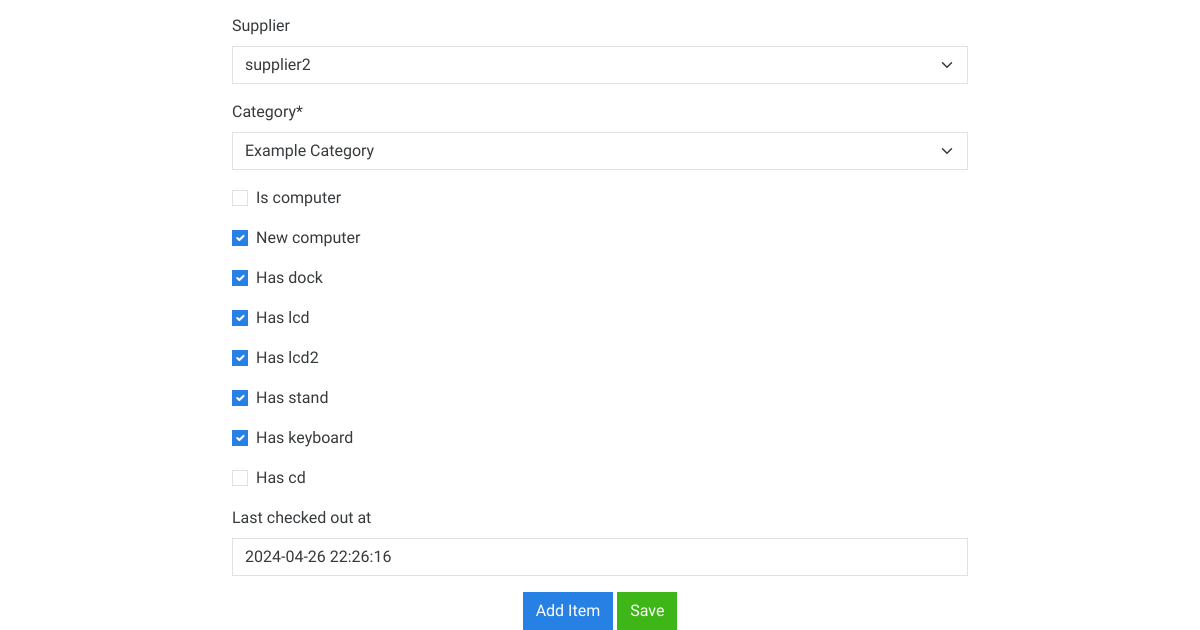
The page /edit-item/1/ (signed in, lower part) on the database as committed earlier.
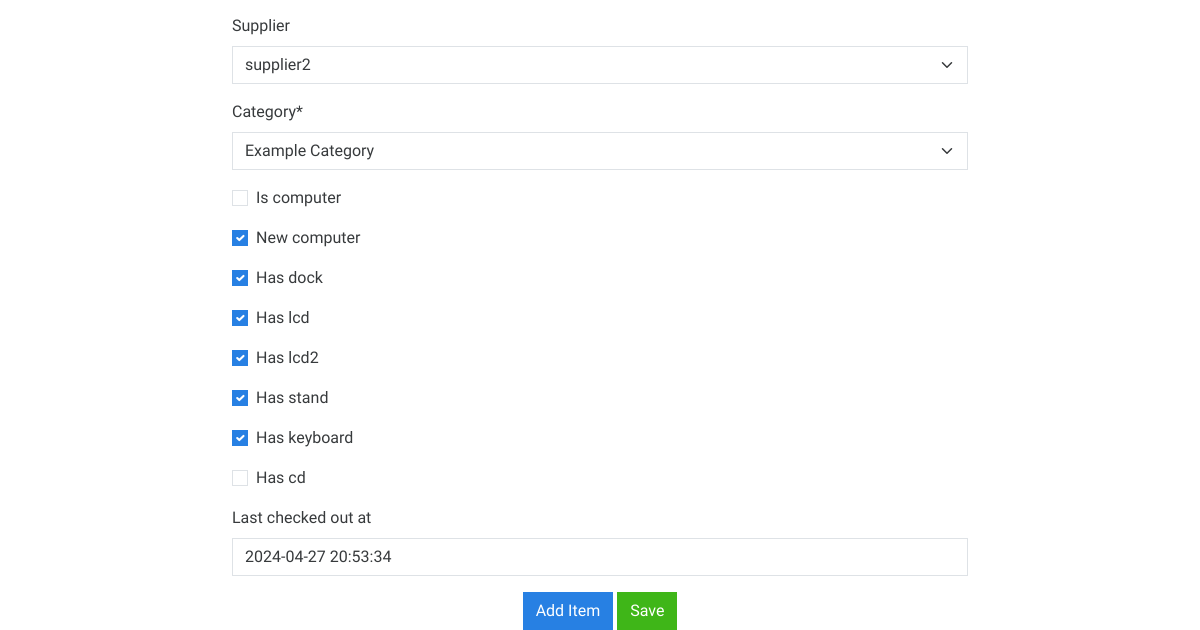
The same page on the database as committed later.
### inventory/models.py (models this page shows, shortened)
class InventoryItem(models.Model):
    pc_name = models.CharField(max_length=255)
    domain_user = models.CharField(max_length=200, blank=True, null=True)
    user = models.ForeignKey(User, on_delete=models.CASCADE)
    notes = models.TextField(blank=True, default='')
    barcode = models.CharField(max_length=100, null=True, blank=True)
    department = models.ForeignKey(Department, on_delete=models.SET_NULL, null=True, blank=True)
    device_type = models.CharField(max_length=50, default='Laptop')
    category = models.ForeignKey(Category, on_delete=models.CASCADE, null=True)
    costs = models.DecimalField(max_digits=8, decimal_places=2, default=0.00)
    new_computer = models.BooleanField(default=False)
    date_delivered = models.DateTimeField(blank=True, null=True, default=timezone.now)
    is_computer = models.BooleanField(default=False)
    has_dock = models.BooleanField(default=False)
    has_lcd = models.BooleanField(default=False)
    has_lcd2 = models.BooleanField(default=False)
    has_stand = models.BooleanField(default=False)
    has_keyboard = models.BooleanField(default=False)
    has_cd = models.BooleanField(default=False)
    serial_number = models.CharField(max_length=200)
    model_number = models.CharField(max_length=200)
    supplier = models.ForeignKey(Supplier, on_delete=models.SET_NULL, null=True)
    is_checked_out = models.BooleanField(default=False)
    last_checked_out_by = models.ForeignKey(User, related_name='last_checked_out_items', on_delete=models.SET_NULL, null=True, blank=True)
    last_checked_out_at = models.DateTimeField(null=True, blank=True)
    class Meta:
        permissions = [
            ("can_checkout_items", "Can check out items"),
        ]

### inventory/views.py (the view, shortened to what this page needs)
# urls.py: path('edit-item/<int:pk>/', EditItem.as_view(), name='edit-item'),
class EditItem(LoginRequiredMixin, UpdateView):
    model = InventoryItem
    form_class = InventoryItemForm
    template_name = 'inventory/item_form.html'
    success_url = reverse_lazy('dashboard')
    def get_object(self, queryset=None):
        pk = self.kwargs.get('pk')
        return get_object_or_404(InventoryItem, pk=pk, user=self.request.user)

### inventory/forms.py
class InventoryItemForm(forms.ModelForm):
    category = forms.ModelChoiceField(queryset=Category.objects.all(), initial=0)
    department = forms.ModelChoiceField(queryset=Department.objects.all(), required=False)
    supplier = forms.ModelChoiceField(queryset=Supplier.objects.all(), required=False)
    pc_name = forms.CharField(label='PC Name')
    class Meta:
        model = InventoryItem
        fields = [
            'pc_name', 'domain_user', 'notes', 'department', 'device_type',
            'costs', 'date_delivered', 'serial_number', 'model_number', 'supplier',
            'category', 'is_computer', 'new_computer', 'has_dock', 'has_lcd', 'has_lcd2',
            'has_stand', 'has_keyboard', 'has_cd', 'last_checked_out_at'
        ]

### inventory/models.py (called while the page is built)
    def __str__(self):
        return self.name

    def __str__(self):
        return self.department

    def __str__(self):
        return self.name

### inventory/templates/inventory/item_form.html (shortened to what this page needs)
{% extends 'inventory/base.html' %}
{% load crispy_forms_tags %}
{% load static %}
{% block content %}
<div class="container mt-3">
    <div class="row justify-content-center">
        <div class="col-md-8">
            <div id="input-box-section">
                <form method="POST" id="itemForm">
                    {{ form|crispy }}
                    <div class="mt-3 text-center">
                        <button type="submit" name="action" value="add" class="btn btn-primary">Add Item</button>
                        <button type="submit" name="action" value="save" class="btn btn-success">Save</button>
                    </div>
                </form>
            </div>
        </div>
    </div>
</div>
{% endblock content %}

Rows that differ between the two databases and show on the page:
changed InventoryItem "supplier2": last_checked_out_at "2024-04-26 22:26:16" → "2024-04-27 20:53:34"
